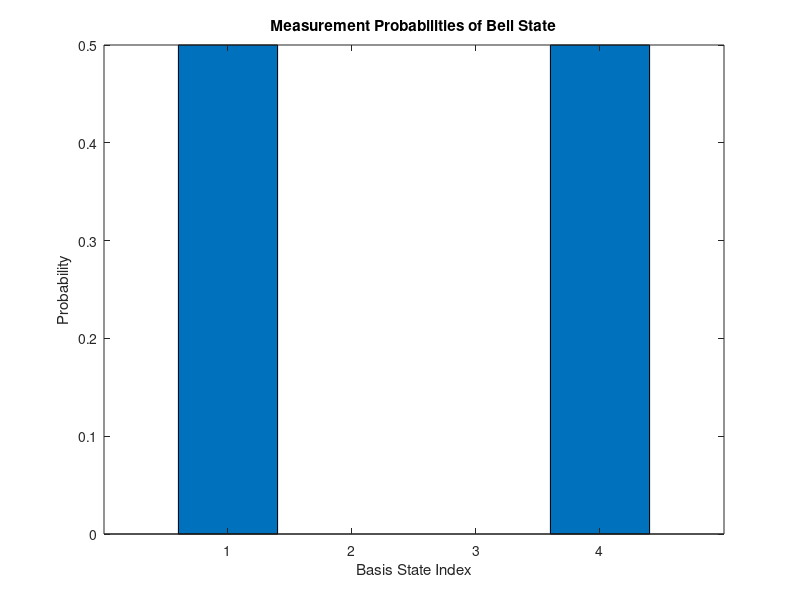

Recreate this plot in MATLAB.
% Bell State Simulation in MATLAB
% Author: Preethan Bhattacherjee

clear;
clc;

% Basis states
zero = [1;0];
one = [0;1];

% Tensor product function
tensor = @(a,b) kron(a,b);

% Initial state |00>
psi = tensor(zero, zero);

% Hadamard gate
H = (1/sqrt(2)) * [1 1; 1 -1];

% Identity
I = eye(2);

% CNOT gate
CNOT = [1 0 0 0;
        0 1 0 0;
        0 0 0 1;
        0 0 1 0];

% Apply Hadamard on first qubit
H1 = kron(H, I);
psi = H1 * psi;

% Apply CNOT
psi = CNOT * psi;

disp('Bell State |Φ+>:');
disp(psi);

% Probabilities
probabilities = abs(psi).^2;

disp('Measurement Probabilities:');
disp(probabilities);

% Verify normalization

norm_value = psi' * psi;
disp('Normalization check (should be 1):');
disp(norm_value);

% Plot probabilities

figure;
bar(probabilities);
title('Measurement Probabilities of Bell State');
xlabel('Basis State Index');
ylabel('Probability');
